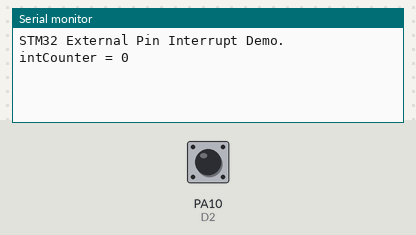
Simulated run of this sketch. Board: STM32 Blue Pill. Parts: the last lines printed to the serial monitor. The test bench sets the inputs (shaded band); at power-on: PA10 (D2) HIGH.

Above: at 1.3 s.
1.4 s: PA10 (D2) pulled LOW for 0.15 s
At 2.4 s:
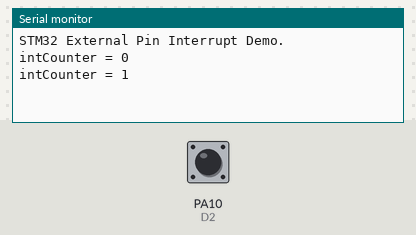
3.0 s: PA10 (D2) pulled LOW for 1 s
At 3.9 s:
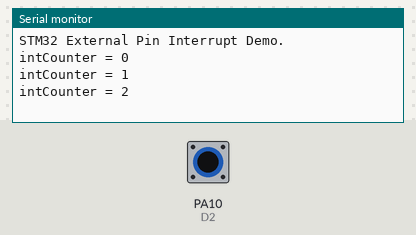
5.5 s: PA10 (D2) pulled LOW for 0.15 s
At 6.7 s:
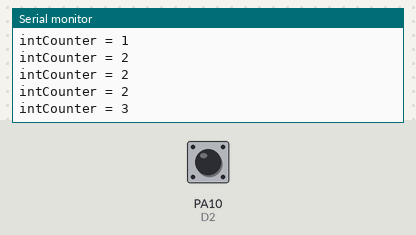
Timing chart, 0 to 8.5 s (numbered marks = the images above; inputs shaded):
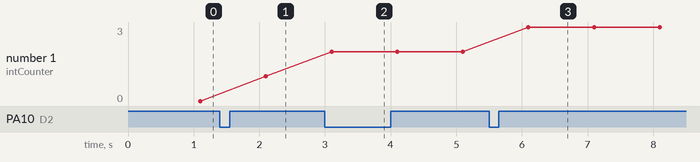

The sketch:

STM32_External_Pin_Interrupt_example.ino
```cpp
/**********************************************************/
/* Example of using a external pin interrupt on           */
/*   an STM32 microcontroller.                            */
/**********************************************************/

/**********************************************************/
/* prototypes                                             */
/**********************************************************/
void cbExternalPinChange( void );

/**********************************************************/
/* valiables                                              */
/**********************************************************/
uint32_t intCounter;
uint32_t baseTim;

/**********************************************************/
/* setup                                                  */
/**********************************************************/
void setup()
{
  /* Operation of the port for the USB to be recognized by the PC. */
//  pinMode( PC13, OUTPUT );  //
//  digitalWrite( PC13, LOW );  //
//  pinMode( LED_BUILTIN, OUTPUT );
//  digitalWrite( LED_BUILTIN, LOW );
  // interrupt pin initialize.
  pinMode( PA10, INPUT_PULLUP );  // D2:PA10

  Serial.begin( 115200UL );
  while( !Serial ) { delay( 20 ); }
  Serial.println( "STM32 External Pin Interrupt Demo." );
  delay( 100UL );

  baseTim = millis();
  // attach interrupt initialize.
  attachInterrupt( PA10, cbExternalPinChange, FALLING );  // D2:PA10 LOW or CHANGE or RISING or FALLING
}

/**********************************************************/
/* loop                                                   */
/**********************************************************/
void loop()
{
  if( (millis() - baseTim) >= 1000UL )
  {
    baseTim = millis();
    Serial.print( "intCounter = " );
    Serial.println( intCounter, DEC );
  }
}

/**********************************************************/
/* timer interrupt call back routine.                     */
/**********************************************************/
void cbExternalPinChange( void )
{
  intCounter++;
//  Serial.write( '*' );
}
```

Measured:
- after the input at 1.4 s, the serial monitor: prints a new line after 0.70 s (image 1)
- after the input at 3.0 s, the serial monitor: prints a new line after 0.10 s (image 2)
- after the input at 5.5 s, the serial monitor: prints a new line after 0.60 s (image 3)
- plotted number 1: 0 → 1 after the input at 1.4 s, 1 → 2 after the input at 3.0 s, 2 → 3 after the input at 5.5 s
